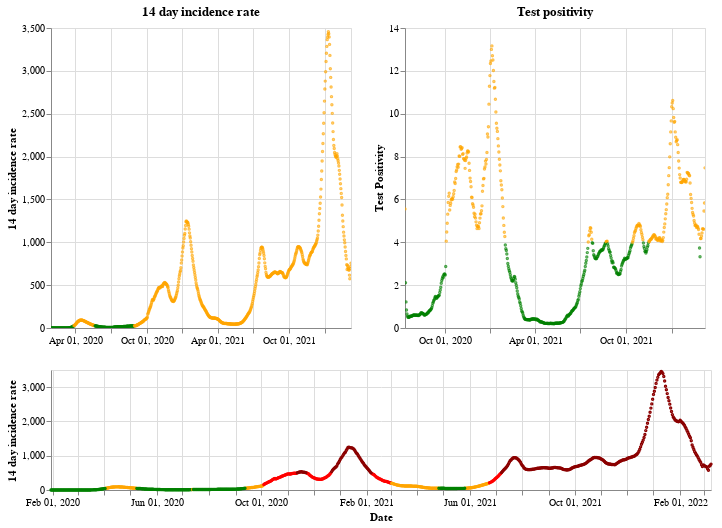

Notebook cell for this chart:
### Markdown cell above
## England

### Code cell
plot_traffic_light('England')

### Figure 1 — Vega-Lite specification as saved in the notebook (floating-point values rounded to 4 significant figures; data arrays with more than 128 entries replaced by an {"elided": "..."} marker saying what was removed)
{"config": {"view": {"continuousWidth": 400, "continuousHeight": 300}}, "vconcat": [{"hconcat": [{"mark": {"type": "point", "size": 2}, "encoding": {"color": {"condition": {"value": "green", "test": "(datum.twoWeeklyCasesRate <= 25)"}, "value": "orange"}, "tooltip": [{"type": "nominal", "field": "areaName"}, {"type": "temporal", "field": "date"}, {"type": "quantitative", "field": "twoWeeklyCasesRate"}, {"type": "quantitative", "field": "testPositivity"}], "x": {"type": "temporal", "axis": {"title": ""}, "field": "date", "scale": {"domain": {"selection": "DateBrush"}}, "timeUnit": "yearmonthdate"}, "y": {"type": "quantitative", "axis": {"title": "14 day incidence rate"}, "field": "twoWeeklyCasesRate"}}, "title": "14 day incidence rate", "width": 300}, {"mark": {"type": "point", "size": 2}, "encoding": {"color": {"condition": {"value": "green", "test": "(datum.testPositivity <= 4)"}, "value": "orange"}, "tooltip": [{"type": "nominal", "field": "areaName"}, {"type": "temporal", "field": "date"}, {"type": "quantitative", "field": "twoWeeklyCasesRate"}, {"type": "quantitative", "field": "testPositivity"}], "x": {"type": "temporal", "axis": {"title": ""}, "field": "date", "scale": {"domain": {"selection": "DateBrush"}}, "timeUnit": "yearmonthdate"}, "y": {"type": "quantitative", "axis": {"title": "Test Positivity"}, "field": "testPositivity"}}, "title": "Test positivity", "width": 300}]}, {"layer": [{"mark": {"type": "point", "size": 2}, "encoding": {"color": {"condition": {"value": "orange", "test": "(((datum.testPositivity < 4) && (datum.twoWeeklyCasesRate >= 50)) && (datum.twoWeeklyCasesRate < 200))"}, "value": "red"}, "opacity": {"condition": {"value": 1, "test": "((datum.twoWeeklyCasesRate >= 50) && (datum.twoWeeklyCasesRate < 500))"}, "value": 0}, "tooltip": [{"type": "nominal", "field": "areaName"}, {"type": "temporal", "field": "date"}, {"type": "quantitative", "field": "twoWeeklyCasesRate"}, {"type": "quantitative", "field": "testPositivity"}], "x": {"type": "temporal", "axis": {"title": "Date"}, "field": "date", "timeUnit": "yearmonthdate"}, "y": {"type": "quantitative", "axis": {"title": "14 day incidence rate"}, "field": "twoWeeklyCasesRate"}}, "selection": {"DateBrush": {"type": "interval", "encodings": ["x"], "fields": ["Time"]}}}, {"mark": {"type": "point", "size": 2}, "encoding": {"color": {"value": "darkred"}, "opacity": {"condition": {"value": 1, "test": "(datum.twoWeeklyCasesRate >= 500)"}, "value": 0}, "tooltip": [{"type": "nominal", "field": "areaName"}, {"type": "temporal", "field": "date"}, {"type": "quantitative", "field": "twoWeeklyCasesRate"}, {"type": "quantitative", "field": "testPositivity"}], "x": {"type": "temporal", "axis": {"title": "Date"}, "field": "date", "timeUnit": "yearmonthdate"}, "y": {"type": "quantitative", "axis": {"title": "14 day incidence rate"}, "field": "twoWeeklyCasesRate"}}}, {"mark": {"type": "point", "size": 2}, "encoding": {"color": {"condition": {"value": "green", "test": "((datum.testPositivity < 4) && (datum.twoWeeklyCasesRate < 50))"}, "value": "orange"}, "opacity": {"condition": {"value": 1, "test": "(datum.twoWeeklyCasesRate < 50)"}, "value": 0}, "tooltip": [{"type": "nominal", "field": "areaName"}, {"type": "temporal", "field": "date"}, {"type": "quantitative", "field": "twoWeeklyCasesRate"}, {"type": "quantitative", "field": "testPositivity"}], "x": {"type": "temporal", "axis": {"title": "Date"}, "field": "date", "timeUnit": "yearmonthdate"}, "y": {"type": "quantitative", "axis": {"title": "14 day incidence rate"}, "field": "twoWeeklyCasesRate"}}}], "height": 120, "width": 660}], "data": {"name": "data-bf5201feca77bc5f1f4f41de588f391f"}, "$schema": "https://vega.github.io/schema/vega-lite/v4.8.1.json", "datasets": {"data-bf5201feca77bc5f1f4f41de588f391f": {"elided": "770 records"}}}
